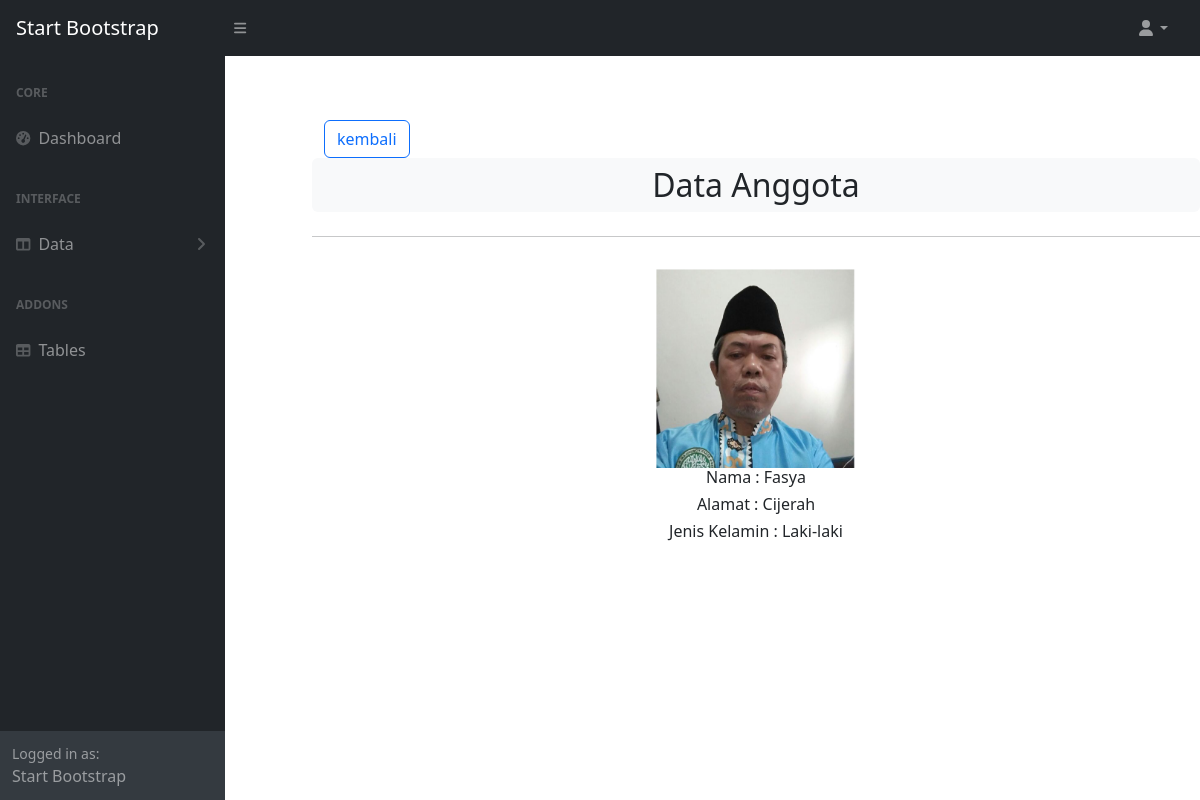
The app's page /operator/details.php?id_user=1 with its own data.
### tables this page shows
CREATE TABLE `data_user` (
  `id_user` int(11) NOT NULL,
  `nama` varchar(250) NOT NULL,
  `alamat` text NOT NULL,
  `jenis_kelamin` varchar(50) NOT NULL,
  `gambar` varchar(255) NOT NULL,
  `username` varchar(250) NOT NULL,
  `password` varchar(250) NOT NULL
);

### operator/details.php (the view, shortened to what this page needs)
<?php
	include 'koneksi.php';
	$details= mysqli_query($koneksi,"select * from data_user where id_user ='$_GET[id_user]'");
  $d = mysqli_fetch_array($details);
 ?>
<head>
<link href="../css/styles.css" rel="stylesheet" />
<link href="https://cdn.jsdelivr.net/npm/bootstrap@5.3.2/dist/css/bootstrap.min.css" rel="stylesheet">
</head>
<body class="sb-nav-fixed">
    <nav class="sb-topnav navbar navbar-expand navbar-dark bg-dark">
        <a class="navbar-brand ps-3" href="index.html">Start Bootstrap</a>
        <button class="btn btn-link btn-sm order-1 order-lg-0 me-4 me-lg-0" id="sidebarToggle" href="#!"><i
                class="fas fa-bars"></i></button>
        <ul class="navbar-nav ms-auto ms-md-0 me-3 me-lg-4">
            <li class="nav-item dropdown">
                <a class="nav-link dropdown-toggle" id="navbarDropdown" href="#" role="button" data-bs-toggle="dropdown"
                    aria-expanded="false"><i class="fas fa-user fa-fw"></i></a>
            </li>
        </ul>
    </nav>
    <div id="layoutSidenav">
        <div id="layoutSidenav_nav">
            <nav class="sb-sidenav accordion sb-sidenav-dark" id="sidenavAccordion">
                <div class="sb-sidenav-menu">
                    <div class="nav">
                        <div class="sb-sidenav-menu-heading">Core</div>
                        <a class="nav-link" href="index.php">
                            <div class="sb-nav-link-icon"><i class="fas fa-tachometer-alt"></i></div>
                            Dashboard
                        </a>
                        <div class="sb-sidenav-menu-heading">Interface</div>
                            <a class="nav-link collapsed" href="#" data-bs-toggle="collapse" data-bs-target="#collapseLayouts" aria-expanded="false" aria-controls="collapseLayouts">
                                <div class="sb-nav-link-icon"><i class="fas fa-columns"></i></div>
                                Data
                                <div class="sb-sidenav-collapse-arrow"><i class="fas fa-angle-down"></i></div>
                            </a>
                        <div class="sb-sidenav-menu-heading">Addons</div>
                        <a class="nav-link" href="tables.php">
                            <div class="sb-nav-link-icon"><i class="fas fa-table"></i></div>
                            Tables
                        </a>
                    </div>
                </div>
                <div class="sb-sidenav-footer">
                    <div class="small">Logged in as:</div>
                    Start Bootstrap
                </div>
            </nav>
        </div>
  <div class="row"  style="margin-top: 10%; margin-left: 25%;">
  <div class="col-md-20">
  <div class="container">
    <a href="tabel_user.php" class="btn btn-outline-primary">kembali</a></button>
    <div class="row justify-content-center">
        <h2 class="bg-light p-2 rounded  text-center text-dark" style="color: black;"> Data Anggota  </h2>
        <hr class="my-3">
        <div class="text-center">
          <img src="../user/gambar/<?= $d["gambar"]; ?>" width="200" class="img-thumnail mt-3">
        </div>
        <h6 class="text-dark text-center" style="font-size: 16px; margin: top 20px;">Nama  : <?= $d["nama"]; ?></h6>
        <h6 class="text-dark text-center" style="font-size: 16px;">Alamat  : <?= $d["alamat"]; ?></h6>
        <h6 class="text-dark text-center" style="font-size: 16px;">Jenis Kelamin  : <?= $d["jenis_kelamin"]; ?></h6>
      </div>
    </div>
  </div>
</body>

### records on screen
data_user: gambar (picture), nama "Fasya", alamat "Cijerah", jenis_kelamin "Laki-laki"
